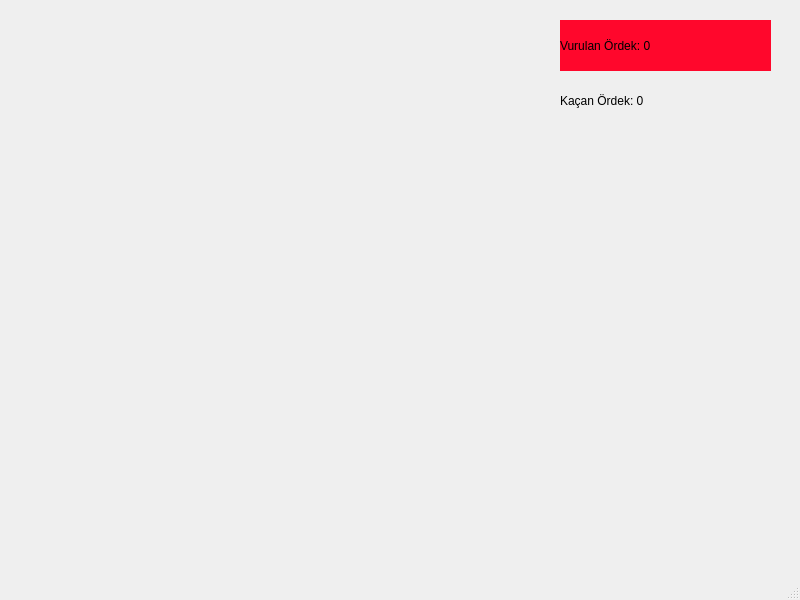
<?xml version="1.0" encoding="UTF-8"?>
<ui version="4.0">
 <class>MainWindow</class>
 <widget class="QMainWindow" name="MainWindow">
  <property name="geometry">
   <rect>
    <x>0</x>
    <y>0</y>
    <width>800</width>
    <height>600</height>
   </rect>
  </property>
  <property name="windowTitle">
   <string>MainWindow</string>
  </property>
  <property name="styleSheet">
   <string notr="true">border-image: url(:/ress/arkaPlan.png);</string>
  </property>
  <widget class="QWidget" name="centralwidget">
   <widget class="QLabel" name="kacanLabel">
    <property name="geometry">
     <rect>
      <x>560</x>
      <y>80</y>
      <width>211</width>
      <height>41</height>
     </rect>
    </property>
    <property name="styleSheet">
     <string notr="true">border-image: url(:/ress/ordek.png);
font: 75 12pt &quot;MS Shell Dlg 2&quot;;
</string>
    </property>
    <property name="text">
     <string>Kaçan Ördek: 0</string>
    </property>
   </widget>
   <widget class="QLabel" name="vurulanLabel">
    <property name="geometry">
     <rect>
      <x>560</x>
      <y>20</y>
      <width>211</width>
      <height>51</height>
     </rect>
    </property>
    <property name="styleSheet">
     <string notr="true">background-color: rgb(255, 15, 19);
font: 75 12pt &quot;MS Shell Dlg 2&quot;;
background-color: rgb(255, 6, 10);
border-image: url(:/ress/ordek.png);
background-color: rgb(255, 7, 44);</string>
    </property>
    <property name="text">
     <string>Vurulan Ördek: 0</string>
    </property>
    <property name="scaledContents">
     <bool>false</bool>
    </property>
   </widget>
  </widget>
  <widget class="QMenuBar" name="menubar">
   <property name="geometry">
    <rect>
     <x>0</x>
     <y>0</y>
     <width>800</width>
     <height>25</height>
    </rect>
   </property>
  </widget>
  <widget class="QStatusBar" name="statusbar"/>
 </widget>
 <resources/>
 <connections/>
</ui>
